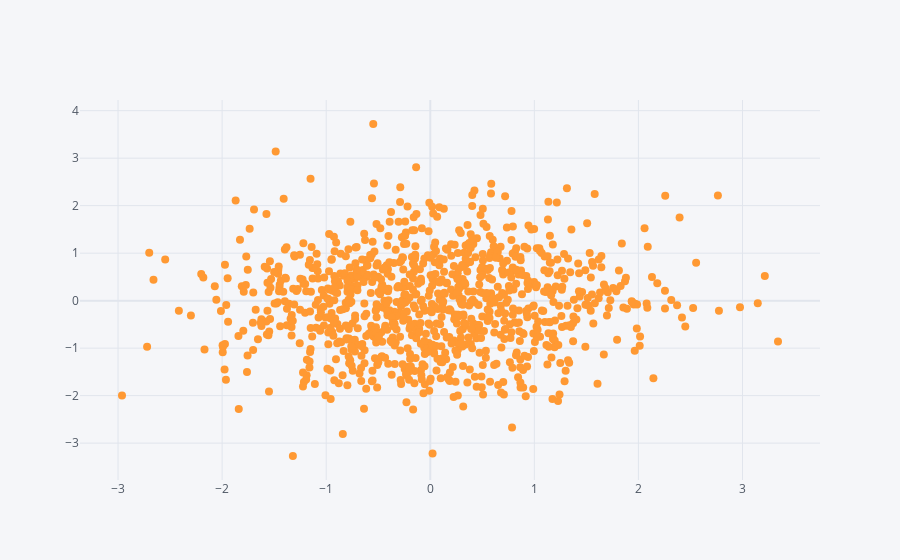

The notebook cell this image was saved under:
### Code cell
df.iplot(kind='scatter',x='A',y='B',mode='markers',size=8)

### Figure 1 — Plotly figure (JSON) as saved in the notebook; plotly's stock layout.template omitted (floating-point values rounded to 4 significant figures; data arrays with more than 128 entries replaced by an {"elided": "..."} marker saying what was removed)
{"data": [{"line": {"color": "rgba(255, 153, 51, 1.0)", "dash": "solid", "shape": "linear", "width": 1.3}, "marker": {"size": 8, "symbol": "circle"}, "mode": "markers", "name": "B", "text": "", "type": "scatter", "x": {"elided": "1000 float values"}, "y": {"elided": "1000 float values"}}], "layout": {"legend": {"bgcolor": "#F5F6F9", "font": {"color": "#4D5663"}}, "paper_bgcolor": "#F5F6F9", "plot_bgcolor": "#F5F6F9", "title": {"font": {"color": "#4D5663"}}, "xaxis": {"gridcolor": "#E1E5ED", "showgrid": true, "tickfont": {"color": "#4D5663"}, "title": {"font": {"color": "#4D5663"}, "text": ""}, "zerolinecolor": "#E1E5ED"}, "yaxis": {"gridcolor": "#E1E5ED", "showgrid": true, "tickfont": {"color": "#4D5663"}, "title": {"font": {"color": "#4D5663"}, "text": ""}, "zerolinecolor": "#E1E5ED"}}}
